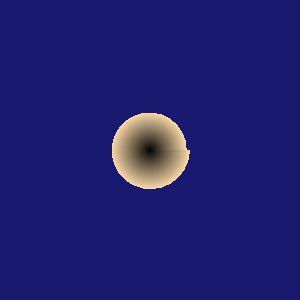

Recreate this plot in Python.
#!/usr/bin/env python

# Render a single vtkParametricDini surface, centered and
# normalized to fit the viewport.

# Factory overrides: importing these modules registers the OpenGL rendering
# and interaction style implementations for vtkRenderingCore factory classes.
import vtkmodules.vtkInteractionStyle  # noqa: F401
import vtkmodules.vtkRenderingOpenGL2  # noqa: F401
# VTK pipeline classes used in this example
from vtkmodules.vtkCommonComputationalGeometry import vtkParametricDini
from vtkmodules.vtkFiltersSources import vtkParametricFunctionSource
from vtkmodules.vtkRenderingCore import (
    vtkActor,
    vtkPolyDataMapper,
    vtkRenderWindow,
    vtkRenderWindowInteractor,
    vtkRenderer,
)

# Colors (normalized RGB)
navajo_white_rgb = (1.0, 0.871, 0.678)
midnight_blue_rgb = (0.098, 0.098, 0.439)

# Parametric function: define the Dini surface
parametric_fn = vtkParametricDini()

# Source: sample the parametric function to produce polygonal output
source = vtkParametricFunctionSource()
source.SetParametricFunction(parametric_fn)
source.SetUResolution(51)
source.SetVResolution(51)
source.SetWResolution(51)
source.Update()

# Normalize: scale and center the surface to fit the viewport
bounds = source.GetOutput().GetBounds()
max_dim = max(bounds[1] - bounds[0], bounds[3] - bounds[2], bounds[5] - bounds[4])
scale = 3.0 / max_dim if max_dim > 0 else 1.0
cx = (bounds[0] + bounds[1]) / 2.0
cy = (bounds[2] + bounds[3]) / 2.0
cz = (bounds[4] + bounds[5]) / 2.0

# Mapper: map polygon data to graphics primitives
mapper = vtkPolyDataMapper()
mapper.SetInputConnection(source.GetOutputPort())
# Actor: position and scale the mapped geometry
actor = vtkActor()
actor.SetMapper(mapper)
actor.GetProperty().SetColor(navajo_white_rgb)
actor.SetScale(scale, scale, scale)
actor.SetPosition(-cx * scale, -cy * scale, -cz * scale)

# Renderer: assemble the scene and configure the camera
renderer = vtkRenderer()
renderer.AddActor(actor)
renderer.SetBackground(midnight_blue_rgb)

# Window
render_window = vtkRenderWindow()
render_window.AddRenderer(renderer)
render_window.SetWindowName("parametric object dini")
render_window.SetMultiSamples(0)
render_window.SetSize(300, 300)

# Interactor
render_window_interactor = vtkRenderWindowInteractor()
render_window_interactor.SetRenderWindow(render_window)

# Scene: configure the camera
renderer.ResetCamera()

render_window_interactor.Initialize()
render_window_interactor.Start()
